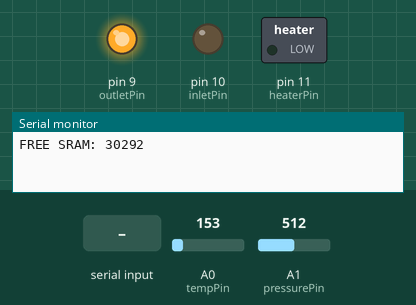
Simulated run of this sketch. Board: Arduino Uno, built with avr-gcc and run on an emulated ATmega328P. Shown: switched loads named in the sketch (green lamp = pin HIGH), output pins drawn as LEDs (lit = HIGH), the last lines printed to the serial monitor. The test bench sets the inputs (shaded band); at power-on: A1 (pressurePin) = 512, A0 (tempPin) = 153.

Above: at 1.25 s.
1.3 s: "<@>" received over Serial
At 1.8 s:
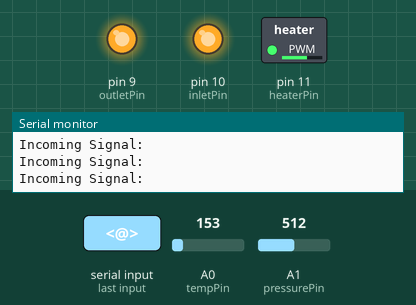
2.8 s: byte 115 ('s') received over Serial
At 4.1 s:
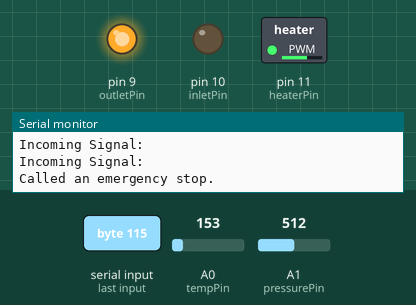
5.8 s: A1 (pressurePin) set to 97
7.3 s: A1 (pressurePin) set to 81
At 8.7 s:
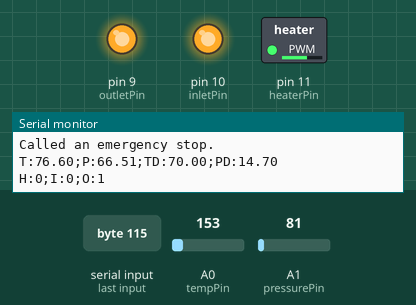
Timing chart, 0 to 9.8 s (numbered marks = the images above; inputs shaded):
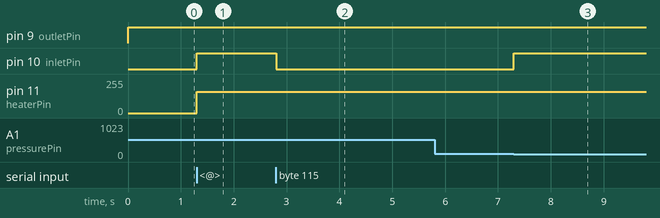

The sketch:

adaptive_gain.ino
```cpp
#include <EEPROM.h>

/*
Pins that allow percentages:
3, 5, 6, 9, 10, and 11 (Perfect!)
*/
int tempPin = A0; // these pin numbers are mere placeholders for now.
int pressurePin = A1;
int heaterPin = 11;
int inletPin = 10;
int outletPin = 9;

// int read_mode = 1;

extern int __heap_start, *__brkval;

unsigned long previousMillis = 0;
const long interval = 5000;

float temp_to_set = 70.0f;
float psi_to_set = 14.7f;

int has_gotten_sram = 0;

// EEPROM storage (stores error percentages)
float temp_change_data[20] = {}; // address 0
float psi_change_data[20] = {}; // address 1

float change_temp_by = 0.0f; // Starts out at 0.0%.
float change_psi_by = 0.0f;

float tune_value = 50.0f; // 50%
float usable_temp_tune = tune_value;
float usable_psi_tune = tune_value;

float old_tune_values[20] = {}; // address 2

float prev_temp_error = 0.00f;
float prev_psi_error = 0.00f;

int is_emergency_stopped = 0;

int getFreeRam () {
  int v;
  return (int) &v - (__brkval == 0 ? (int) &__heap_start : (int) __brkval);
}

int convertCharToInt (char& char_to_convert) {
  if (char_to_convert == 's') return 1; // emergency stop.
  if (char_to_convert == '*') return 2; // switch read mode
  if (char_to_convert == 'c') return 3; // comm check
  if (char_to_convert == '!') return 4; // heater on
  if (char_to_convert == '~') return 5; // heater off
  if (char_to_convert == '@') return 6; // inlet solenoid on
  if (char_to_convert == '#') return 7; // inlet solenoid off
  if (char_to_convert == '$') return 8; // outlet solenoid on
  if (char_to_convert == '%') return 9; // outlet solenoid off
  if (char_to_convert == 'z') return 10; // requesting another sram check
  if (char_to_convert == '+') return 11; // changing temperature
  if (char_to_convert == 'o') return 11;
  if (char_to_convert == 'p') return 12; // changing pressure
  if (char_to_convert == 'k') return 12;
  if (char_to_convert == '>') return 13; // change tune value
  if (char_to_convert == '<') return 14; // read file (WIP)
  return 0; // default
}

float absoluteValue (float value_to_check) {
  if (value_to_check < 0.0f) {
    return (value_to_check * (-1.0f));
  } else {
    return value_to_check;
  }
}

int findLowestInArray (float (&array_to_check)[20]) {
  float lowest_value = array_to_check[0];
  int lowest_position = 0;

  for (int i = 1; i < 20; i++) {
    if (array_to_check[i] < lowest_value) {
      lowest_value = array_to_check[i];
      lowest_position = i;
    }
  }
  return lowest_position;
}

void shiftFloatArray(float (&array_to_shift)[20], float new_value) {
  for (int i = 19; i > 0; i--) {
    array_to_shift[i] = array_to_shift[i - 1];
  }
  array_to_shift[0] = new_value;
}

void setup () {
  Serial.begin(9600);

  for (int i = 0; i < 20; i++) {
    temp_change_data[i] = 100.0f;
    psi_change_data[i] = 100.0f;

    old_tune_values[i] = 50.0f;
  }

  pinMode(heaterPin, OUTPUT);
  pinMode(inletPin, OUTPUT);
  pinMode(outletPin, OUTPUT);

  digitalWrite(heaterPin, LOW);
  digitalWrite(inletPin, LOW);
  digitalWrite(outletPin, LOW);

  if (EEPROM.read(0) != 255) {
    EEPROM.put(0, temp_change_data);
  }
  if (EEPROM.read(1) != 255) {
    EEPROM.put(1, psi_change_data);
  }
  if (EEPROM.read(2) != 255) {
    EEPROM.put(2, old_tune_values);
  } else {
    int lowest_temp_error_pos = findLowestInArray(temp_change_data);
    int lowest_psi_error_pos = findLowestInArray(psi_change_data);

    float lowest_temp_error = temp_change_data[lowest_temp_error_pos];
    float lowest_psi_error = psi_change_data[lowest_psi_error_pos];

    int using_which = 0; // default is temp error

    if (lowest_psi_error < lowest_temp_error) {
      using_which = 1;
    } else {
      using_which = 0;
    }

    switch (using_which) {
      case 0:
        tune_value = old_tune_values[lowest_temp_error_pos];
        break;
      case 1:
        tune_value = old_tune_values[lowest_psi_error_pos];
        break;
    }

    usable_psi_tune = tune_value;
    usable_temp_tune = tune_value;
  }

  Serial.setTimeout(50);
}

void loop () {
  unsigned long currentMillis = millis();

  switch (has_gotten_sram) {
    case 0:
      has_gotten_sram = 1;

      Serial.print("FREE SRAM: ");
      Serial.println(getFreeRam());
      break;
  }

  if (Serial.available() > 0) {
    char incomingByte = Serial.read();
    Serial.println("Incoming Signal: ");
    switch (is_emergency_stopped) {
      case 1:
        if (incomingByte == 's') {
          is_emergency_stopped = 0;
          Serial.println("Calling off emergency stop.");
        }
        break;
      case 0:
        int convertToInt = convertCharToInt(incomingByte);
        switch (convertToInt) {
          case 1:
            Serial.println("Called an emergency stop.");

            digitalWrite(heaterPin, LOW);
            digitalWrite(inletPin, LOW);
            digitalWrite(outletPin, HIGH);

            is_emergency_stopped = 1;
            break;
          case 2:
            Serial.println("Read mode switches are not supported on the real autoclave...");
            break;
          case 3:
            Serial.println("comm");
            break;
          case 4:
            digitalWrite(heaterPin, HIGH);
            break;
          case 5:
            digitalWrite(heaterPin, LOW);
            break;
          case 6:
            digitalWrite(inletPin, HIGH);
            break;
          case 7:
            digitalWrite(inletPin, LOW);
            break;
          case 8:
            digitalWrite(outletPin, HIGH);
            break;
          case 9:
            digitalWrite(outletPin, LOW);
            break;
          case 10:
            has_gotten_sram = 0;
            break;
          case 11:
          case 12:
          case 13: {
            delay(10);
            float controls_value = Serial.parseFloat();

            if (incomingByte == '+' || incomingByte == 'o') {
              temp_to_set = controls_value;
              usable_temp_tune = tune_value;
              Serial.println("Setting temperature...");
            } else if (incomingByte == 'p' || incomingByte == 'k') {
              psi_to_set = controls_value;
              usable_psi_tune = tune_value;
              Serial.println("Setting pressure...");
            } else if (incomingByte == '>') {
              tune_value = controls_value;
              usable_psi_tune = tune_value;
              usable_temp_tune = tune_value;
            } else {
              // dummy code
            }
            break;
          }
        }
        break;
    }
  }

  int rawVt_temp = analogRead(tempPin);
  int rawVt_psi = analogRead(pressurePin);

  float voltageT = rawVt_temp * (5.0f / 1023.0f); // convert to volts.
  float temperatureC = (voltageT - 0.5f) * 100.0f; // TMP36 formula
  float temperatureF = ((temperatureC * 9.0f) / 5.0f) + 32.0f;

  float current_temp_error = (absoluteValue(temperatureF - temp_to_set) / temp_to_set) * 100.0f;

  float voltageP = rawVt_psi * (5.0f / 1023.0f);   // Convert to volts
  float pressure = (((voltageP - 0.43f) / 4.0f) * 100.0f) + 14.7f;

  float current_psi_error = (absoluteValue(pressure - psi_to_set) / psi_to_set) * 100.0f;

  int use_outlet_or_inlet = 0; // using inlet

  if ((current_temp_error > prev_temp_error) && (temperatureF < temp_to_set)) { // temp
    if (change_temp_by == 0.0) {
      change_temp_by += usable_temp_tune;
    }
    // else {
    //  change_temp_by += usable_temp_tune;
    // }
  }
  else if ((current_temp_error < prev_temp_error) && (temperatureF < temp_to_set)) {
    usable_temp_tune = usable_temp_tune / 2;
    change_temp_by += usable_temp_tune;
  }
  else if ((current_temp_error > prev_temp_error) && (temperatureF > temp_to_set)) {
    change_temp_by -= usable_temp_tune;
  }
  else if ((current_temp_error < prev_temp_error) && (temperatureF > temp_to_set)) {
    usable_temp_tune = usable_temp_tune / 2;
    change_temp_by -= usable_temp_tune;
  }

  if ((current_psi_error > prev_psi_error) && (pressure < psi_to_set)) { // pressure
    use_outlet_or_inlet = 0;

    if (change_psi_by == 0.0) {
      change_psi_by += usable_psi_tune;
    }
    // else {
    //   change_psi_by += usable_psi_tune;
    // }
  }
  else if ((current_psi_error < prev_psi_error) && (pressure < psi_to_set)) {
    use_outlet_or_inlet = 0;

    usable_psi_tune = usable_psi_tune / 2;
    change_psi_by += usable_psi_tune;
  }
  else if ((current_psi_error > prev_psi_error) && (pressure > psi_to_set)) {
    change_psi_by -= usable_psi_tune;
    use_outlet_or_inlet = 1;
  }
  else if ((current_psi_error < prev_psi_error) && (pressure > psi_to_set)) {
    usable_psi_tune = usable_psi_tune / 2;
    change_psi_by -= usable_psi_tune;
    use_outlet_or_inlet = 1;
  }

  if (change_temp_by > 100.0f) {
    change_temp_by = 100.0f;
  }

  if (change_psi_by > 100.0f) {
    change_psi_by = 100.0f;
  }

  if (current_temp_error < 1.1 && current_psi_error < 1.1) {
    shiftFloatArray(temp_change_data, current_temp_error);
    shiftFloatArray(psi_change_data, current_psi_error);

    shiftFloatArray(old_tune_values, tune_value);
  }

  analogWrite(heaterPin, change_temp_by * 2.55);
  switch (use_outlet_or_inlet) {
    case 0:
      analogWrite(inletPin, change_psi_by * 2.55);
      break;
    case 1:
      analogWrite(outletPin, change_psi_by * 2.55);
      break;
  }

  if ((currentMillis - previousMillis) >= interval) {
    previousMillis = currentMillis;

    // String tempString = String(temperatureF, 2);
    // String psiString = String(pressure, 2);

    // String desiredTemp = String(temp_to_set, 2);
    // String desiredPSI = String(psi_to_set, 2);

    int heaterStatus = 0;
    int inletSolenoidStatus = 0;
    int outletSolenoidStatus = 0;

    if (temperatureF < temp_to_set) {
      heaterStatus = 1;
    }

    if (pressure < psi_to_set) {
      inletSolenoidStatus = 1;
    }

    if (pressure > psi_to_set) {
      outletSolenoidStatus = 1;
    }

    Serial.print("T:");
    Serial.print(temperatureF);
    Serial.print(";P:");
    Serial.print(pressure);
    Serial.print(";TD:");
    Serial.print(temp_to_set);
    Serial.print(";PD:");
    Serial.print(psi_to_set);
    Serial.print("\n");

    Serial.print("H:");
    Serial.print(heaterStatus);
    Serial.print(";I:");
    Serial.print(inletSolenoidStatus);
    Serial.print(";O:");
    Serial.print(outletSolenoidStatus);
    Serial.print("\n");
  }
}
```

Measured:
- the behaviour switches between 88 and 87 on A1 (pressurePin) (found by bisection; images 2 and 3)
- after the input at 1.3 s, pin 10 (inletPin): LOW → HIGH at once; pin 11 (heaterPin): 0/255 → 158/255 at once
- after the input at 2.8 s, pin 10 (inletPin): HIGH → LOW at once
- after the input at 5.8 s, every drawn part: stays the same
- after the input at 7.3 s, pin 10 (inletPin): LOW → HIGH at once
